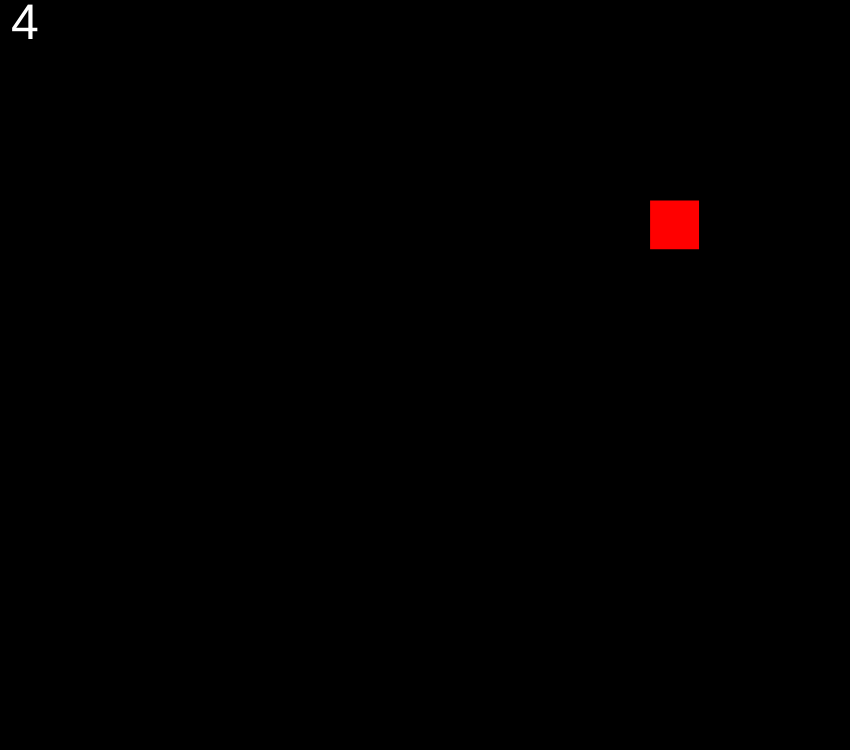
Frame 1 (no input)
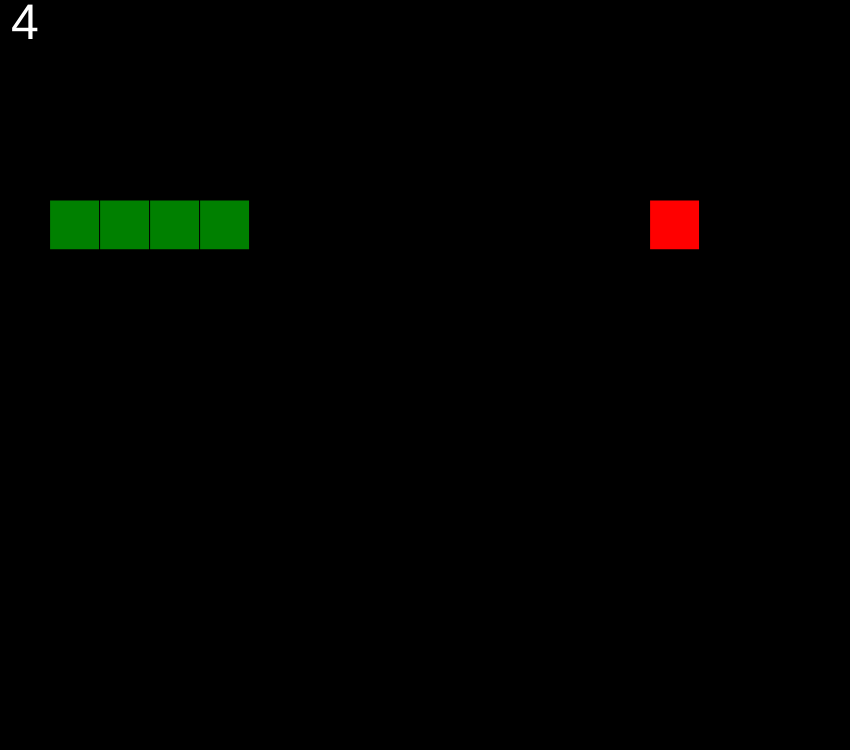
Frame 60 (no input)
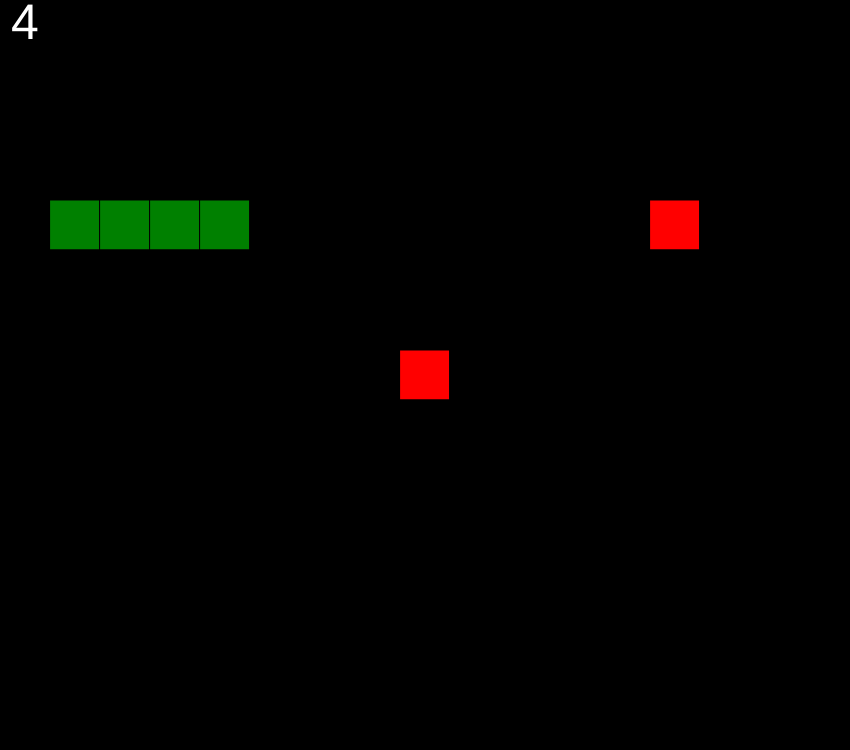
Frame 120 (the mouse pressed at the canvas centre since frame 60)

The p5.js sketch that drew these frames (run headless with seeded random() and noise() and a simulated clock; from frame 60 on, the mouse is pressed at the canvas centre):

// p5.js sketch
// ── sketch.js
// Project Title
// Your Name
// Date
//
// Extra for Experts:
// - describe what you did to take this project "above and beyond"



//HEIGHT 789
//WIDTH 858

let gridHeight = 15;
let gridWidth = 17;
let grid;
let cellSize;
let newTail;
let deleteEnd;
let foodX = 13;
let foodY = 4;
let direction = "";
let snakeFramerate = 15;

let points = 4;

let tail = [
  {x:0, y:0}];

let snake = [
  {x:4, y:4},
  {x:3, y:4},
  {x:2, y:4},
  {x:1, y:4},];

function setup() {
  createCanvas(850, 750);
  grid = createEmptyGrid(gridWidth, gridHeight);
  grid[4][13] = 1;
}

function draw() {
  background(220);
  displayGrid();
  moveSnake();
  displaySnake();
  randomFood();
  displayPoints();
}

function moveSnake() {
  tail.x = snake[snake.length-1].x;
  tail.y = snake[snake.length-1].y;
  grid[snake[snake.length -1].y ][snake[snake.length -1].x] = 0;
  newTail = [
    {x:tail.x, y:tail.y}
  ];
  if (direction === "up" && frameCount % snakeFramerate === 0) {
    if (snake[0].y > 0){
      if (grid[snake[0].y -1][snake[0].x] === 1){
        snake.push(newTail);
      }
      if (grid[snake[0].y -1][snake[0].x] === 0 || grid[snake[0].y -1][snake[0].x] === 1){
        for (let i= snake.length -1; i>0; i--){
          snake[i].y = snake[i-1].y;
          snake[i].x = snake[i-1].x;
        }
        snake[0].y -= 1;
      }
      //else{ game over
    }
    //else { game over
  }
  else if (direction === "left" && frameCount % snakeFramerate === 0) {
    if (snake[0].x > 0){
      if (grid[snake[0].y][snake[0].x -1] === 1){
        snake.push(newTail);
      }
      if (grid[snake[0].y][snake[0].x -1] === 0 || grid[snake[0].y][snake[0].x -1] === 1){
        for (let i= snake.length -1; i>0; i--){
          snake[i].y = snake[i-1].y;
          snake[i].x = snake[i-1].x;
        }
        snake[0].x -= 1;
      }
      //else{ game over
    }
    //else{ game over
  }
  else if (direction === "down" && frameCount % snakeFramerate === 0) {
    if (snake[0].y < gridHeight -1){
      if (grid[snake[0].y +1][snake[0].x] === 1){
        snake.push(newTail);
      }
      if (grid[snake[0].y +1][snake[0].x] === 0 || grid[snake[0].y +1][snake[0].x] === 1){
        for (let i= snake.length -1; i>0; i--){
          snake[i].y = snake[i-1].y;
          snake[i].x = snake[i-1].x;
        }
        snake[0].y += 1;
      }
      //else{ game over
    }
    //else{ game over
  }
  else if (direction === "right" && frameCount % snakeFramerate === 0) {
    if (snake[0].x < gridWidth - 1){
      if (grid[snake[0].y][snake[0].x +1] === 1){
        snake.push(newTail);
      }
      if (grid[snake[0].y][snake[0].x +1] === 0 || grid[snake[0].y][snake[0].x +1] === 1){
        for (let i= snake.length -1; i>0; i--){
          snake[i].y = snake[i-1].y;
          snake[i].x = snake[i-1].x;
        }
        snake[0].x += 1;
      }
      //else{ game over
    }
    //else{ game over
  }
}

function displayGrid() {
  let cellSize = 50;

  for (let y=0; y<grid.length; y++) {
    for (let x=0; x<grid[y].length; x++) {
      if (grid[y][x] === 0) {
        stroke("black");
        //stroke("white");
        fill("black");
      }
      else if (grid[y][x] === 1) {
        fill("red");
      }
      else if (grid[y][x] === 9){
        fill("green");
      }
      rect(x*cellSize, y*cellSize, cellSize, cellSize);
    }
  }
}

function createEmptyGrid(howWide, howHigh){
  let emptyArray = [];
  for (let y=0; y<howHigh; y++) {
    emptyArray.push([]);
    for (let x=0; x<howWide; x++) {
      emptyArray[y].push(0);
    }
  }
  return emptyArray;
}

function createRandomGrid(howWide, howHigh) {
  let emptyArray = [];
  for (let y=0; y<howHigh; y++) {
    emptyArray.push([]);
    for (let x=0; x<howWide; x++) {
      if (random(0, 100) < 50) {
        emptyArray[y].push(1);
      }
      else {
        emptyArray[y].push(0);
      }
    }
  }
  return emptyArray;
}

function displaySnake(){
  for (let i = 0; i < snake.length; i++){
    grid[snake[i].y][snake[i].x] = 9;
  }
}

function keyPressed(){
  if (key === "w" && direction !== "down"){
    direction = "up";
  }

  else if (key === "a" && direction !== "right"){
    direction = "left";
  }

  else if (key === "s" && direction !== "up"){
    direction = "down";
  }

  else if (key === "d" && direction !== "left"){
    direction = "right";
  }
}

function randomFood() {
  if (grid[foodY][foodX] !== 1) {
    foodX = round(random(0, gridWidth));
    foodY = round(random(0, gridHeight));
    points += 1;
  }
  if (grid[foodY][foodX] === 0) {
    grid[foodY][foodX] = 1;
  }
}


//---------------------------------------------------------------------------------------------------------------------------------------------



function mousePressed(){
  if(mouseX <= width && mouseY <= height){
    let cellX = Math.floor(mouseX/(width/gridWidth));
    let cellY = Math.floor(mouseY/(height/gridHeight));
    swap(cellX, cellY);
  }
}

function swap(x, y){
  if (x>=0 && x < gridWidth && y>=0 && y < gridHeight){
    if (grid[y][x] === 0){
      grid [y][x] = 1;
    }
    else if (grid[y][x] === 1){
      grid [y][x] = 0;
    }
  }
}

function displayPoints() {
  fill("white");
  textSize(50);
  textAlign(CENTER, CENTER);
  text(str(points), 25, 25);
}
